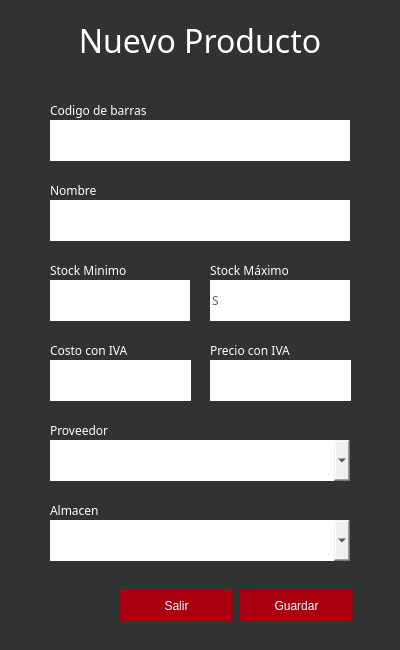
<?xml version="1.0" encoding="UTF-8"?>
<ui version="4.0">
 <class>newUsuario</class>
 <widget class="QMainWindow" name="newUsuario">
  <property name="geometry">
   <rect>
    <x>0</x>
    <y>0</y>
    <width>400</width>
    <height>650</height>
   </rect>
  </property>
  <property name="minimumSize">
   <size>
    <width>400</width>
    <height>650</height>
   </size>
  </property>
  <property name="maximumSize">
   <size>
    <width>400</width>
    <height>650</height>
   </size>
  </property>
  <property name="windowTitle">
   <string>Nuevo Producto</string>
  </property>
  <property name="styleSheet">
   <string notr="true">#newUsuario{
background-color: rgb(49, 50, 50);
}
.QLabel{
	color: rgb(255, 255, 255);
}
.QLineEdit{
	color: rgb(97, 99, 99);
	border:none;
}
.QPushButton{
	color: rgb(250, 255, 255);
	background-color: rgb(168, 0, 16);
	border: none;
}
.QPushButton:hover{
	color: rgb(255,255,255);
	background-color: rgb(30,30,30);
	border: none;
}
.QComboBox{
	border-radius:none;
}</string>
  </property>
  <widget class="QWidget" name="centralwidget">
   <widget class="QLabel" name="label_titulo">
    <property name="geometry">
     <rect>
      <x>0</x>
      <y>10</y>
      <width>400</width>
      <height>61</height>
     </rect>
    </property>
    <property name="font">
     <font>
      <family>Avenir</family>
      <pointsize>24</pointsize>
     </font>
    </property>
    <property name="text">
     <string>Nuevo Producto</string>
    </property>
    <property name="alignment">
     <set>Qt::AlignCenter</set>
    </property>
   </widget>
   <widget class="QLabel" name="label_Cbarras">
    <property name="geometry">
     <rect>
      <x>50</x>
      <y>100</y>
      <width>131</width>
      <height>21</height>
     </rect>
    </property>
    <property name="font">
     <font>
      <family>Avenir</family>
     </font>
    </property>
    <property name="text">
     <string>Codigo de barras</string>
    </property>
   </widget>
   <widget class="QLineEdit" name="line_Cbarras">
    <property name="geometry">
     <rect>
      <x>50</x>
      <y>120</y>
      <width>300</width>
      <height>41</height>
     </rect>
    </property>
    <property name="font">
     <font>
      <family>Avenir</family>
     </font>
    </property>
   </widget>
   <widget class="QLineEdit" name="line_nombre">
    <property name="geometry">
     <rect>
      <x>50</x>
      <y>200</y>
      <width>300</width>
      <height>41</height>
     </rect>
    </property>
    <property name="font">
     <font>
      <family>Avenir</family>
     </font>
    </property>
   </widget>
   <widget class="QLabel" name="label_nombre">
    <property name="geometry">
     <rect>
      <x>50</x>
      <y>180</y>
      <width>131</width>
      <height>21</height>
     </rect>
    </property>
    <property name="font">
     <font>
      <family>Avenir</family>
     </font>
    </property>
    <property name="text">
     <string>Nombre</string>
    </property>
   </widget>
   <widget class="QLineEdit" name="line_stockmin">
    <property name="geometry">
     <rect>
      <x>50</x>
      <y>280</y>
      <width>140</width>
      <height>41</height>
     </rect>
    </property>
    <property name="font">
     <font>
      <family>Avenir</family>
     </font>
    </property>
    <property name="text">
     <string/>
    </property>
   </widget>
   <widget class="QLabel" name="label_stockmin">
    <property name="geometry">
     <rect>
      <x>50</x>
      <y>260</y>
      <width>131</width>
      <height>21</height>
     </rect>
    </property>
    <property name="font">
     <font>
      <family>Avenir</family>
     </font>
    </property>
    <property name="text">
     <string>Stock Minimo</string>
    </property>
   </widget>
   <widget class="QPushButton" name="bGuardar">
    <property name="geometry">
     <rect>
      <x>240</x>
      <y>590</y>
      <width>113</width>
      <height>32</height>
     </rect>
    </property>
    <property name="cursor">
     <cursorShape>PointingHandCursor</cursorShape>
    </property>
    <property name="text">
     <string>Guardar</string>
    </property>
    <property name="icon">
     <iconset resource="../imagenes/imagenes.qrc">
      <normaloff>:/Iconos/Guardar.png</normaloff>:/Iconos/Guardar.png</iconset>
    </property>
    <property name="iconSize">
     <size>
      <width>20</width>
      <height>16</height>
     </size>
    </property>
   </widget>
   <widget class="QPushButton" name="bSalir">
    <property name="geometry">
     <rect>
      <x>120</x>
      <y>590</y>
      <width>113</width>
      <height>32</height>
     </rect>
    </property>
    <property name="cursor">
     <cursorShape>PointingHandCursor</cursorShape>
    </property>
    <property name="text">
     <string>Salir</string>
    </property>
    <property name="icon">
     <iconset resource="../imagenes/imagenes.qrc">
      <normaloff>:/Iconos/Salir.png</normaloff>:/Iconos/Salir.png</iconset>
    </property>
    <property name="iconSize">
     <size>
      <width>20</width>
      <height>16</height>
     </size>
    </property>
   </widget>
   <widget class="QLabel" name="label_stockmax">
    <property name="geometry">
     <rect>
      <x>210</x>
      <y>260</y>
      <width>131</width>
      <height>21</height>
     </rect>
    </property>
    <property name="font">
     <font>
      <family>Avenir</family>
     </font>
    </property>
    <property name="text">
     <string>Stock Máximo</string>
    </property>
   </widget>
   <widget class="QLineEdit" name="label_stockmax_2">
    <property name="geometry">
     <rect>
      <x>210</x>
      <y>280</y>
      <width>140</width>
      <height>41</height>
     </rect>
    </property>
    <property name="font">
     <font>
      <family>Avenir</family>
     </font>
    </property>
    <property name="text">
     <string>S</string>
    </property>
   </widget>
   <widget class="QLineEdit" name="line_costo">
    <property name="geometry">
     <rect>
      <x>50</x>
      <y>360</y>
      <width>141</width>
      <height>41</height>
     </rect>
    </property>
    <property name="font">
     <font>
      <family>Avenir</family>
     </font>
    </property>
   </widget>
   <widget class="QLabel" name="label_costo">
    <property name="geometry">
     <rect>
      <x>50</x>
      <y>340</y>
      <width>131</width>
      <height>21</height>
     </rect>
    </property>
    <property name="font">
     <font>
      <family>Avenir</family>
     </font>
    </property>
    <property name="text">
     <string>Costo con IVA</string>
    </property>
   </widget>
   <widget class="QLineEdit" name="line_precio">
    <property name="geometry">
     <rect>
      <x>210</x>
      <y>360</y>
      <width>141</width>
      <height>41</height>
     </rect>
    </property>
    <property name="font">
     <font>
      <family>Avenir</family>
     </font>
    </property>
   </widget>
   <widget class="QLabel" name="label_precio">
    <property name="geometry">
     <rect>
      <x>210</x>
      <y>340</y>
      <width>131</width>
      <height>21</height>
     </rect>
    </property>
    <property name="font">
     <font>
      <family>Avenir</family>
     </font>
    </property>
    <property name="text">
     <string>Precio con IVA</string>
    </property>
   </widget>
   <widget class="QComboBox" name="comboBox_proveedor">
    <property name="geometry">
     <rect>
      <x>50</x>
      <y>440</y>
      <width>300</width>
      <height>41</height>
     </rect>
    </property>
   </widget>
   <widget class="QLabel" name="label_proveedor">
    <property name="geometry">
     <rect>
      <x>50</x>
      <y>420</y>
      <width>131</width>
      <height>21</height>
     </rect>
    </property>
    <property name="font">
     <font>
      <family>Avenir</family>
     </font>
    </property>
    <property name="text">
     <string>Proveedor</string>
    </property>
   </widget>
   <widget class="QLabel" name="label_almacen">
    <property name="geometry">
     <rect>
      <x>50</x>
      <y>500</y>
      <width>131</width>
      <height>21</height>
     </rect>
    </property>
    <property name="font">
     <font>
      <family>Avenir</family>
     </font>
    </property>
    <property name="text">
     <string>Almacen</string>
    </property>
   </widget>
   <widget class="QComboBox" name="comboBox_almacen">
    <property name="geometry">
     <rect>
      <x>50</x>
      <y>520</y>
      <width>300</width>
      <height>41</height>
     </rect>
    </property>
   </widget>
  </widget>
 </widget>
 <resources>
  <include location="../imagenes/imagenes.qrc"/>
 </resources>
 <connections/>
</ui>
